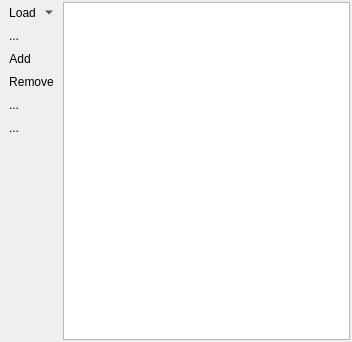
<?xml version="1.0" encoding="UTF-8"?>
<ui version="4.0">
 <class>Form</class>
 <widget class="QWidget" name="Form">
  <property name="geometry">
   <rect>
    <x>0</x>
    <y>0</y>
    <width>352</width>
    <height>342</height>
   </rect>
  </property>
  <property name="windowTitle">
   <string>Form</string>
  </property>
  <layout class="QHBoxLayout" name="horizontalLayout">
   <property name="spacing">
    <number>2</number>
   </property>
   <property name="leftMargin">
    <number>2</number>
   </property>
   <property name="topMargin">
    <number>2</number>
   </property>
   <property name="rightMargin">
    <number>2</number>
   </property>
   <property name="bottomMargin">
    <number>2</number>
   </property>
   <item>
    <layout class="QVBoxLayout" name="verticalLayout">
     <property name="spacing">
      <number>2</number>
     </property>
     <property name="topMargin">
      <number>0</number>
     </property>
     <item>
      <widget class="QToolButton" name="btnLoadClasses">
       <property name="toolTip">
        <string>Load classification scheme from raster image</string>
       </property>
       <property name="text">
        <string>Load</string>
       </property>
       <property name="icon">
        <iconset resource="resources.qrc">
         <normaloff>:/enmapbox/icons/mActionAdd.svg</normaloff>:/enmapbox/icons/mActionAdd.svg</iconset>
       </property>
       <property name="popupMode">
        <enum>QToolButton::MenuButtonPopup</enum>
       </property>
       <property name="autoRaise">
        <bool>true</bool>
       </property>
      </widget>
     </item>
     <item>
      <widget class="QToolButton" name="btnSaveClasses">
       <property name="text">
        <string>...</string>
       </property>
       <property name="icon">
        <iconset resource="resources.qrc">
         <normaloff>:/enmapbox/icons/mActionFileSaveAs.svg</normaloff>:/enmapbox/icons/mActionFileSaveAs.svg</iconset>
       </property>
       <property name="autoRaise">
        <bool>true</bool>
       </property>
      </widget>
     </item>
     <item>
      <widget class="QToolButton" name="btnAddClasses">
       <property name="toolTip">
        <string>Add a new class</string>
       </property>
       <property name="text">
        <string>Add</string>
       </property>
       <property name="icon">
        <iconset resource="resources.qrc">
         <normaloff>:/enmapbox/icons/copyright_label.svg</normaloff>:/enmapbox/icons/copyright_label.svg</iconset>
       </property>
       <property name="autoRaise">
        <bool>true</bool>
       </property>
      </widget>
     </item>
     <item>
      <widget class="QToolButton" name="btnRemoveClasses">
       <property name="toolTip">
        <string>Remove selected classes</string>
       </property>
       <property name="text">
        <string>Remove</string>
       </property>
       <property name="icon">
        <iconset resource="resources.qrc">
         <normaloff>:/enmapbox/icons/remove_class.svg</normaloff>:/enmapbox/icons/remove_class.svg</iconset>
       </property>
       <property name="autoRaise">
        <bool>true</bool>
       </property>
      </widget>
     </item>
     <item>
      <widget class="QToolButton" name="btnCopyClasses">
       <property name="text">
        <string>...</string>
       </property>
       <property name="icon">
        <iconset resource="resources.qrc">
         <normaloff>:/enmapbox/icons/mActionEditCopy.svg</normaloff>:/enmapbox/icons/mActionEditCopy.svg</iconset>
       </property>
       <property name="autoRaise">
        <bool>true</bool>
       </property>
      </widget>
     </item>
     <item>
      <widget class="QToolButton" name="btnPasteClasses">
       <property name="text">
        <string>...</string>
       </property>
       <property name="icon">
        <iconset resource="resources.qrc">
         <normaloff>:/enmapbox/icons/mActionEditPaste.svg</normaloff>:/enmapbox/icons/mActionEditPaste.svg</iconset>
       </property>
       <property name="autoRaise">
        <bool>true</bool>
       </property>
      </widget>
     </item>
     <item>
      <spacer name="verticalSpacer">
       <property name="orientation">
        <enum>Qt::Vertical</enum>
       </property>
       <property name="sizeHint" stdset="0">
        <size>
         <width>20</width>
         <height>40</height>
        </size>
       </property>
      </spacer>
     </item>
    </layout>
   </item>
   <item>
    <widget class="QTableView" name="tableClassificationScheme">
     <property name="dragEnabled">
      <bool>true</bool>
     </property>
     <property name="dragDropOverwriteMode">
      <bool>false</bool>
     </property>
     <property name="dragDropMode">
      <enum>QAbstractItemView::DragDrop</enum>
     </property>
     <property name="defaultDropAction">
      <enum>Qt::MoveAction</enum>
     </property>
     <property name="alternatingRowColors">
      <bool>true</bool>
     </property>
     <property name="sortingEnabled">
      <bool>true</bool>
     </property>
     <attribute name="horizontalHeaderStretchLastSection">
      <bool>true</bool>
     </attribute>
    </widget>
   </item>
  </layout>
  <action name="actionAddClasses">
   <property name="icon">
    <iconset resource="resources.qrc">
     <normaloff>:/enmapbox/icons/add_class.svg</normaloff>:/enmapbox/icons/add_class.svg</iconset>
   </property>
   <property name="text">
    <string>Add Class</string>
   </property>
  </action>
  <action name="actionRemoveClasses">
   <property name="icon">
    <iconset resource="resources.qrc">
     <normaloff>:/enmapbox/icons/remove_class.svg</normaloff>:/enmapbox/icons/remove_class.svg</iconset>
   </property>
   <property name="text">
    <string>Remove Classes</string>
   </property>
  </action>
  <action name="actionCopyClasses">
   <property name="icon">
    <iconset resource="resources.qrc">
     <normaloff>:/enmapbox/icons/mActionEditCopy.svg</normaloff>:/enmapbox/icons/mActionEditCopy.svg</iconset>
   </property>
   <property name="text">
    <string>Copy Classes</string>
   </property>
  </action>
  <action name="actionPasteClasses">
   <property name="icon">
    <iconset resource="resources.qrc">
     <normaloff>:/enmapbox/icons/mActionEditPaste.svg</normaloff>:/enmapbox/icons/mActionEditPaste.svg</iconset>
   </property>
   <property name="text">
    <string>Paste Classes</string>
   </property>
  </action>
  <action name="actionSaveClasses">
   <property name="icon">
    <iconset resource="resources.qrc">
     <normaloff>:/enmapbox/icons/mActionFileSaveAs.svg</normaloff>:/enmapbox/icons/mActionFileSaveAs.svg</iconset>
   </property>
   <property name="text">
    <string>Save classes</string>
   </property>
  </action>
 </widget>
 <resources>
  <include location="resources.qrc"/>
 </resources>
 <connections/>
</ui>
